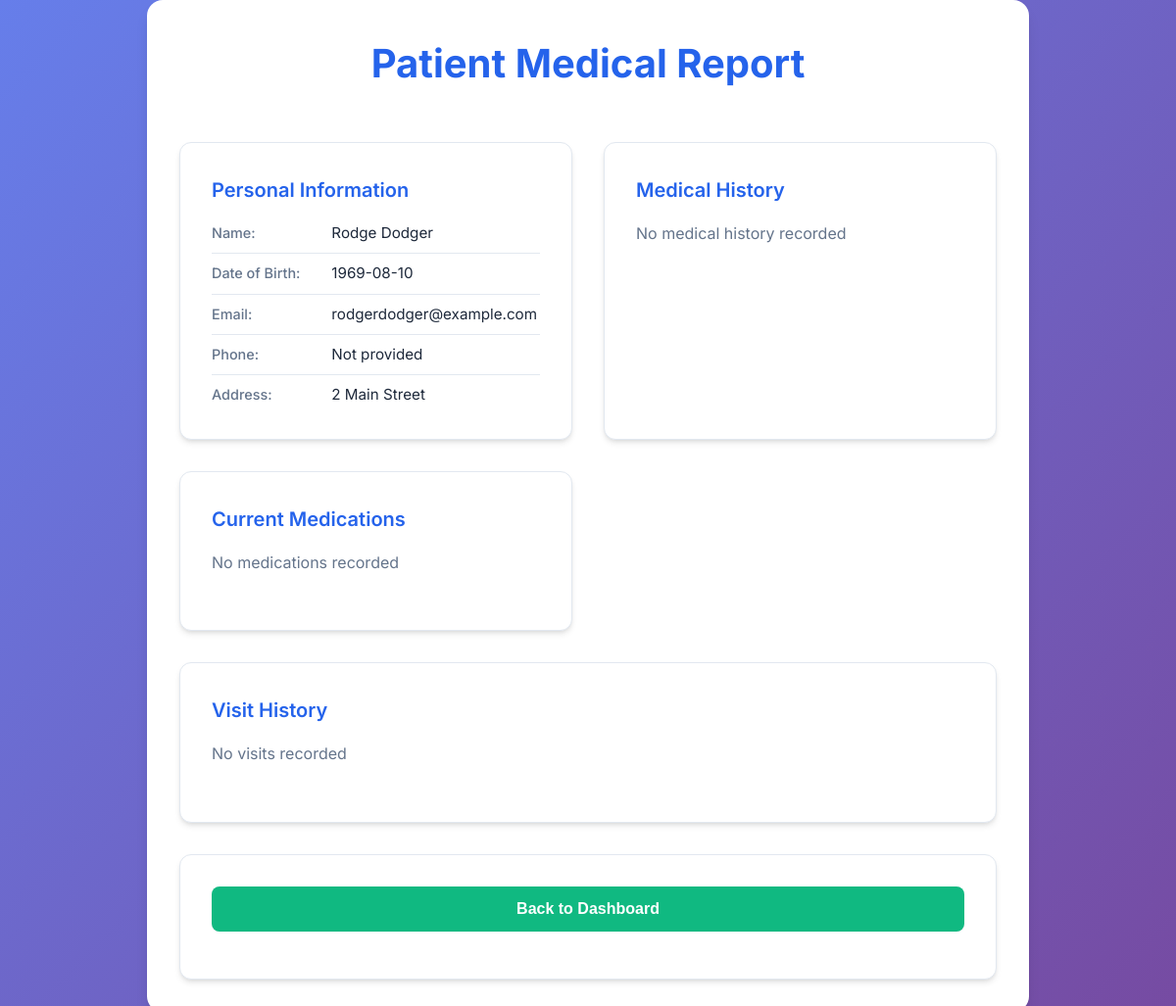
Before: /doctor/generate_report.php?patient_id=3 (signed in) with the older database file.
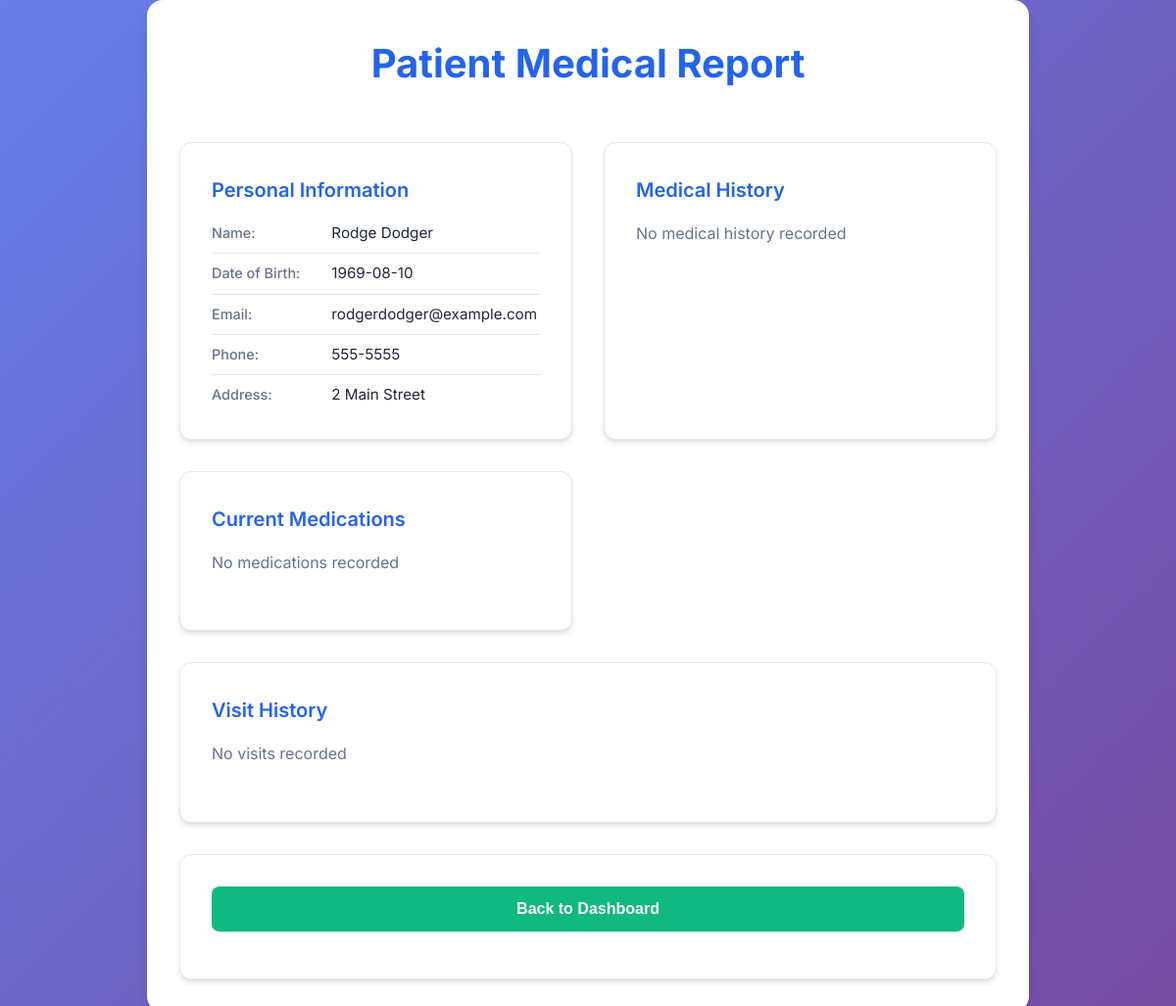
After: the same page with the newer database file.
### tables this page shows
CREATE TABLE PATIENT_INFO (
    patient_id INT AUTO_INCREMENT PRIMARY KEY,
    first_name VARCHAR(50) NOT NULL,
    last_name VARCHAR(50) NOT NULL,
    date_of_birth DATE NOT NULL,
    gender VARCHAR(20) NOT NULL,
    phone_number VARCHAR(20) NOT NULL,
    contact_email VARCHAR(100) UNIQUE NOT NULL,
    address VARCHAR(200) NOT NULL,
    emergency_contact_name VARCHAR(100) NOT NULL,
    emergency_contact_number VARCHAR(20) NOT NULL,
    marital_status ENUM('Single', 'Married', 'Divorced', 'Widowed','Seperated'),
    ethnicity VARCHAR(50) NOT NULL
);

### doctor/generate_report.php (the view, shortened to what this page needs)
<?php
include '../includes/db.php';
$patient_id = isset($_GET['patient_id']) ? (int)$_GET['patient_id'] : 0;
$pstmt = $conn->prepare("SELECT * FROM PATIENT_INFO WHERE patient_id = ?");
$pstmt->bind_param("i", $patient_id);
$pstmt->execute();
$patient = $pstmt->get_result()->fetch_assoc();
$hstmt = $conn->prepare("SELECT * FROM PREEXISTING_MEDICAL_HISTORY WHERE patient_id = ?");
$hstmt->bind_param("i", $patient_id);
$hstmt->execute();
$history = $hstmt->get_result()->fetch_assoc();
$vstmt = $conn->prepare("SELECT * FROM HOSPITAL_VISITS WHERE patient_id = ? ORDER BY visit_date DESC");
$vstmt->bind_param("i", $patient_id);
$vstmt->execute();
$visits = $vstmt->get_result();
$mstmt = $conn->prepare("SELECT medication_name, dosage FROM PATIENT_MEDICATIONS WHERE patient_id = ?");
$mstmt->bind_param("i", $patient_id);
$mstmt->execute();
$medications = $mstmt->get_result();
?>
<!DOCTYPE html>
<html lang="en">
<head>
    <link rel="stylesheet" href="../css/styles.css">
</head>
<body>
    <div class="dashboard-container">
        <div class="dashboard-header">
            <h1>Patient Medical Report</h1>
        </div>
        <?php if (!$patient): ?>
            <div class="dashboard-card">
                <h3>Patient Not Found</h3>
                <p>The requested patient record could not be found.</p>
            </div>
        <?php else: ?>
            <div class="dashboard-grid">
                <div class="dashboard-card">
                    <h3>Personal Information</h3>
                    <div class="table-card-row">
                        <div class="table-card-label">Name:</div>
                        <div class="table-card-value"><?php echo htmlspecialchars($patient['first_name'].' '.$patient['last_name']); ?></div>
                    </div>
                    <div class="table-card-row">
                        <div class="table-card-label">Date of Birth:</div>
                        <div class="table-card-value"><?php echo htmlspecialchars($patient['date_of_birth']); ?></div>
                    </div>
                    <div class="table-card-row">
                        <div class="table-card-label">Email:</div>
                        <div class="table-card-value"><?php echo htmlspecialchars($patient['contact_email'] ?? 'Not provided'); ?></div>
                    </div>
                    <div class="table-card-row">
                        <div class="table-card-label">Phone:</div>
                        <div class="table-card-value"><?php echo htmlspecialchars($patient['phone_number'] ?? 'Not provided'); ?></div>
                    </div>
                    <div class="table-card-row">
                        <div class="table-card-label">Address:</div>
                        <div class="table-card-value"><?php echo htmlspecialchars($patient['address'] ?? 'Not provided'); ?></div>
                    </div>
                </div>
                <div class="dashboard-card">
                    <h3>Medical History</h3>
                    <?php if ($history): ?>
                        <div class="table-card-row">
                            <div class="table-card-label">Conditions:</div>
                            <div class="table-card-value"><?php echo htmlspecialchars($history['conditions'] ?? 'None recorded'); ?></div>
                        </div>
                        <div class="table-card-row">
                            <div class="table-card-label">Allergies:</div>
                            <div class="table-card-value"><?php echo htmlspecialchars($history['allergies'] ?? 'None recorded'); ?></div>
                        </div>
                        <div class="table-card-row">
                            <div class="table-card-label">Surgeries:</div>
                            <div class="table-card-value"><?php echo htmlspecialchars($history['surgeries'] ?? 'None recorded'); ?></div>
                        </div>
                        <div class="table-card-row">
                            <div class="table-card-label">Family History:</div>
                            <div class="table-card-value"><?php echo htmlspecialchars($history['family_history'] ?? 'None recorded'); ?></div>
                        </div>
                        <div class="table-card-row">
                            <div class="table-card-label">Social History:</div>
                            <div class="table-card-value"><?php echo htmlspecialchars($history['social_history'] ?? 'None recorded'); ?></div>
                        </div>
                        <div class="table-card-row">
                            <div class="table-card-label">Activity Level:</div>
                            <div class="table-card-value"><?php echo htmlspecialchars($history['activity_level'] ?? 'Not specified'); ?></div>
                        </div>
                        <div class="table-card-row">
                            <div class="table-card-label">Last Updated:</div>
                            <div class="table-card-value"><?php echo htmlspecialchars($history['last_time_updated'] ?? 'Never'); ?></div>
                        </div>
                    <?php else: ?>
                        <p>No medical history recorded</p>
                    <?php endif; ?>
                </div>
                <div class="dashboard-card">
                    <h3>Current Medications</h3>
                    <?php if ($medications->num_rows > 0): ?>
                        <div class="table-cards">
                            <?php while ($med = $medications->fetch_assoc()): ?>
                                <div class="table-card">
                                    <div class="table-card-header"><?php echo htmlspecialchars($med['medication_name']); ?></div>
                                    <div class="table-card-row">
                                        <div class="table-card-label">Dosage:</div>
                                        <div class="table-card-value"><?php echo htmlspecialchars($med['dosage']); ?></div>
                                    </div>
                                </div>
                            <?php endwhile; ?>
                        </div>
                    <?php else: ?>
                        <p>No medications recorded</p>
                    <?php endif; ?>
                </div>
                <div class="dashboard-card" style="grid-column: 1 / -1;">
                    <h3>Visit History</h3>
                    <?php if ($visits->num_rows === 0): ?>
                        <p>No visits recorded</p>
                    <?php endif; ?>
                </div>
            </div>
        <?php endif; ?>
        <div class="dashboard-card" style="text-align: center; margin-top: 2rem;">
            <a href="view_patient.php">
                <button style="background: var(--secondary-color);">Back to Dashboard</button>
            </a>
        </div>
    </div>
</body>
</html>

### css/styles.css (style rules this page uses)
:root { --primary-color: #2563eb; --primary-dark: #1d4ed8; --secondary-color: #10b981; --accent-color: #f59e0b; --background-color: #f8fafc; --surface-color: #ffffff; --text-primary: #1e293b; --text-secondary: #64748b; --border-color: #e2e8f0; --error-color: #ef4444; --success-color: #10b981; --shadow-sm: 0 1px 2px 0 rgb(0 0 0 / 0.05); --shadow-md: 0 4px 6px -1px rgb(0 0 0 / 0.1), 0 2px 4px -2px rgb(0 0 0 / 0.1); --shadow-lg: 0 10px 15px -3px rgb(0 0 0 / 0.1), 0 4px 6px -4px rgb(0 0 0 / 0.1); --shadow-xl: 0 20px 25px -5px rgb(0 0 0 / 0.1), 0 8px 10px -6px rgb(0 0 0 / 0.1); }
* { margin: 0; padding: 0; box-sizing: border-box; }
body { font-family: 'Inter', -apple-system, BlinkMacSystemFont, 'Segoe UI', Roboto, sans-serif; background: linear-gradient(135deg, #667eea 0%, #764ba2 100%); min-height: 100vh; color: var(--text-primary); line-height: 1.6; font-size: 1rem; }
h1 { color: var(--primary-color); font-size: 2rem; font-weight: 600; margin-bottom: 1rem; }
h3 { color: var(--text-primary); font-size: 1.25rem; font-weight: 500; margin-bottom: 0.75rem; }
p { font-size: 1rem; margin-bottom: 0.75rem; }
button { background: linear-gradient(135deg, var(--primary-color), var(--primary-dark)); color: white; border: none; padding: 0.875rem 2rem; border-radius: 8px; font-size: 1rem; font-weight: 600; cursor: pointer; transition: all 0.2s ease; box-shadow: var(--shadow-sm); width: 100%; margin-bottom: 1rem; }
.table-card-row { display: grid; grid-template-columns: 1fr 2fr; gap: 1rem; margin-bottom: 0.5rem; padding-bottom: 0.5rem; border-bottom: 1px solid var(--border-color); }
.table-card-row:last-child { border-bottom: none; margin-bottom: 0; padding-bottom: 0; }
.table-card-label { font-weight: 500; color: var(--text-secondary); font-size: 0.9rem; }
.table-card-value { color: var(--text-primary); font-size: 0.95rem; }
.dashboard-container { max-width: 500px; margin-top: 15px; padding: 1rem; background: var(--surface-color); border-radius: 16px; box-shadow: var(--shadow-lg); border: 1px solid rgba(255, 255, 255, 0.2); }
.dashboard-header { text-align: center; margin-bottom: 3rem; }
.dashboard-header h1 { color: var(--primary-color); font-size: 2.5rem; font-weight: 700; margin-bottom: 0.5rem; }
.dashboard-grid { display: grid; grid-template-columns: repeat(auto-fit, minmax(300px, 1fr)); gap: 2rem; margin-top: 2rem; width: 100%; max-width: 1200px; margin-left: auto; margin-right: auto; }
.dashboard-card { background: var(--surface-color); border-radius: 12px; padding: 2rem; box-shadow: var(--shadow-md); border: 1px solid var(--border-color); transition: all 0.2s ease; }
.dashboard-card h3 { color: var(--primary-color); margin-bottom: 1rem; font-size: 1.25rem; font-weight: 600; }
.dashboard-card p { color: var(--text-secondary); margin-bottom: 1.5rem; }
.dashboard-container { max-width: 900px; margin: 0 auto; padding: 2rem; }

Changed rows visible on the page:
changed patient_info "Rodge Dodger": phone_number "Not provided" → "555-5555"
